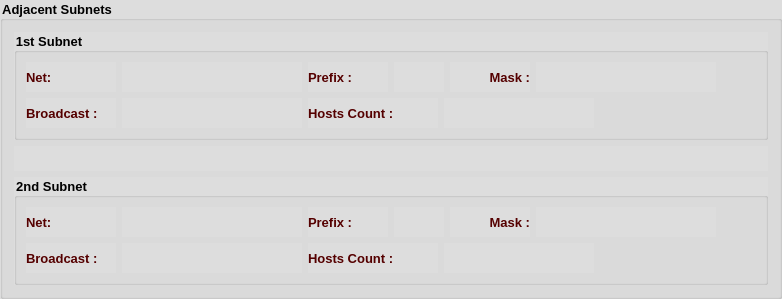
    <widget class="QGroupBox" name="groupBox_2">
     <property name="font">
      <font>
       <family>Tahoma</family>
       <pointsize>10</pointsize>
       <weight>75</weight>
       <bold>true</bold>
      </font>
     </property>
     <property name="styleSheet">
      <string notr="true">background-color: rgb(221, 221, 221);</string>
     </property>
     <property name="title">
      <string>Adjacent Subnets</string>
     </property>
     <property name="flat">
      <bool>false</bool>
     </property>
     <layout class="QVBoxLayout" name="verticalLayout">
      <property name="sizeConstraint">
       <enum>QLayout::SetDefaultConstraint</enum>
      </property>
      <item>
       <widget class="QGroupBox" name="gb1">
        <property name="font">
         <font>
          <family>Tahoma</family>
          <pointsize>10</pointsize>
          <weight>75</weight>
          <bold>true</bold>
         </font>
        </property>
        <property name="styleSheet">
         <string notr="true"/>
        </property>
        <property name="title">
         <string>1st Subnet</string>
        </property>
        <layout class="QVBoxLayout" name="verticalLayout_4">
         <item>
          <layout class="QHBoxLayout" name="horizontalLayout_14">
           <item>
            <widget class="QLabel" name="label_8">
             <property name="minimumSize">
              <size>
               <width>90</width>
               <height>30</height>
              </size>
             </property>
             <property name="maximumSize">
              <size>
               <width>90</width>
               <height>30</height>
              </size>
             </property>
             <property name="font">
              <font>
               <family>Tahoma</family>
               <pointsize>10</pointsize>
               <weight>75</weight>
               <bold>true</bold>
              </font>
             </property>
             <property name="styleSheet">
              <string notr="true">color: rgb(85, 0, 0);</string>
             </property>
             <property name="text">
              <string>Net:</string>
             </property>
            </widget>
           </item>
           <item>
            <widget class="QLabel" name="netLbl1">
             <property name="sizePolicy">
              <sizepolicy hsizetype="Expanding" vsizetype="Preferred">
               <horstretch>0</horstretch>
               <verstretch>0</verstretch>
              </sizepolicy>
             </property>
             <property name="minimumSize">
              <size>
               <width>180</width>
               <height>30</height>
              </size>
             </property>
             <property name="maximumSize">
              <size>
               <width>500</width>
               <height>30</height>
              </size>
             </property>
             <property name="font">
              <font>
               <family>Tahoma</family>
               <pointsize>10</pointsize>
               <weight>75</weight>
               <bold>true</bold>
              </font>
             </property>
             <property name="styleSheet">
              <string notr="true">color: rgb(85, 0, 127);</string>
             </property>
             <property name="text">
              <string/>
             </property>
            </widget>
           </item>
           <item>
            <widget class="QLabel" name="label_13">
             <property name="minimumSize">
              <size>
               <width>80</width>
               <height>30</height>
              </size>
             </property>
             <property name="maximumSize">
              <size>
               <width>80</width>
               <height>30</height>
              </size>
             </property>
             <property name="font">
              <font>
               <family>Tahoma</family>
               <pointsize>10</pointsize>
               <weight>75</weight>
               <bold>true</bold>
              </font>
             </property>
             <property name="styleSheet">
              <string notr="true">color: rgb(85, 0, 0);</string>
             </property>
             <property name="text">
              <string>Prefix :</string>
             </property>
             <property name="alignment">
              <set>Qt::AlignLeading|Qt::AlignLeft|Qt::AlignVCenter</set>
             </property>
            </widget>
           </item>
           <item>
            <widget class="QLabel" name="prefixLbl1">
             <property name="minimumSize">
              <size>
               <width>50</width>
               <height>30</height>
              </size>
             </property>
             <property name="maximumSize">
              <size>
               <width>50</width>
               <height>30</height>
              </size>
             </property>
             <property name="font">
              <font>
               <family>Tahoma</family>
               <pointsize>10</pointsize>
               <weight>75</weight>
               <bold>true</bold>
              </font>
             </property>
             <property name="styleSheet">
              <string notr="true">color: rgb(85, 0, 127);</string>
             </property>
             <property name="text">
              <string/>
             </property>
            </widget>
           </item>
           <item>
            <widget class="QLabel" name="label_14">
             <property name="minimumSize">
              <size>
               <width>80</width>
               <height>30</height>
              </size>
             </property>
             <property name="maximumSize">
              <size>
               <width>80</width>
               <height>30</height>
              </size>
             </property>
             <property name="font">
              <font>
               <family>Tahoma</family>
               <pointsize>10</pointsize>
               <weight>75</weight>
               <bold>true</bold>
              </font>
             </property>
             <property name="styleSheet">
              <string notr="true">color: rgb(85, 0, 0);</string>
             </property>
             <property name="text">
              <string>Mask :</string>
             </property>
             <property name="alignment">
              <set>Qt::AlignRight|Qt::AlignTrailing|Qt::AlignVCenter</set>
             </property>
            </widget>
           </item>
           <item>
            <widget class="QLabel" name="maskLbl1">
             <property name="sizePolicy">
              <sizepolicy hsizetype="Expanding" vsizetype="Preferred">
               <horstretch>0</horstretch>
               <verstretch>0</verstretch>
              </sizepolicy>
             </property>
             <property name="minimumSize">
              <size>
               <width>180</width>
               <height>30</height>
              </size>
             </property>
             <property name="maximumSize">
              <size>
               <width>500</width>
               <height>30</height>
              </size>
             </property>
             <property name="font">
              <font>
               <family>Tahoma</family>
               <pointsize>10</pointsize>
               <weight>75</weight>
               <bold>true</bold>
              </font>
             </property>
             <property name="styleSheet">
              <string notr="true">color: rgb(85, 0, 127);</string>
             </property>
             <property name="text">
              <string/>
             </property>
            </widget>
           </item>
           <item>
            <spacer name="horizontalSpacer_2">
             <property name="orientation">
              <enum>Qt::Horizontal</enum>
             </property>
             <property name="sizeHint" stdset="0">
              <size>
               <width>40</width>
               <height>20</height>
              </size>
             </property>
            </spacer>
           </item>
          </layout>
         </item>
         <item>
          <layout class="QHBoxLayout" name="horizontalLayout_15">
           <item>
            <widget class="QLabel" name="label_15">
             <property name="minimumSize">
              <size>
               <width>90</width>
               <height>30</height>
              </size>
             </property>
             <property name="maximumSize">
              <size>
               <width>90</width>
               <height>30</height>
              </size>
             </property>
             <property name="font">
              <font>
               <family>Tahoma</family>
               <pointsize>10</pointsize>
               <weight>75</weight>
               <bold>true</bold>
              </font>
             </property>
             <property name="styleSheet">
              <string notr="true">color: rgb(85, 0, 0);</string>
             </property>
             <property name="text">
              <string>Broadcast :</string>
             </property>
            </widget>
           </item>
           <item>
            <widget class="QLabel" name="bcLbl1">
             <property name="sizePolicy">
              <sizepolicy hsizetype="Expanding" vsizetype="Preferred">
               <horstretch>0</horstretch>
               <verstretch>0</verstretch>
              </sizepolicy>
             </property>
             <property name="minimumSize">
              <size>
               <width>180</width>
               <height>30</height>
              </size>
             </property>
             <property name="maximumSize">
              <size>
               <width>500</width>
               <height>30</height>
              </size>
             </property>
             <property name="font">
              <font>
               <family>Tahoma</family>
               <pointsize>10</pointsize>
               <weight>75</weight>
               <bold>true</bold>
              </font>
             </property>
             <property name="styleSheet">
              <string notr="true">color: rgb(85, 0, 127);</string>
             </property>
             <property name="text">
              <string/>
             </property>
            </widget>
           </item>
           <item>
            <widget class="QLabel" name="label_16">
             <property name="minimumSize">
              <size>
               <width>130</width>
               <height>30</height>
              </size>
             </property>
             <property name="maximumSize">
              <size>
               <width>130</width>
               <height>30</height>
              </size>
             </property>
             <property name="font">
              <font>
               <family>Tahoma</family>
               <pointsize>10</pointsize>
               <weight>75</weight>
               <bold>true</bold>
              </font>
             </property>
             <property name="styleSheet">
              <string notr="true">color: rgb(85, 0, 0);</string>
             </property>
             <property name="text">
              <string>Hosts Count :</string>
             </property>
             <property name="alignment">
              <set>Qt::AlignLeading|Qt::AlignLeft|Qt::AlignVCenter</set>
             </property>
            </widget>
           </item>
           <item>
            <widget class="QLabel" name="hostLbl1">
             <property name="minimumSize">
              <size>
               <width>150</width>
               <height>30</height>
              </size>
             </property>
             <property name="maximumSize">
              <size>
               <width>150</width>
               <height>30</height>
              </size>
             </property>
             <property name="font">
              <font>
               <family>Tahoma</family>
               <pointsize>10</pointsize>
               <weight>75</weight>
               <bold>true</bold>
              </font>
             </property>
             <property name="styleSheet">
              <string notr="true">color: rgb(85, 0, 127);</string>
             </property>
             <property name="text">
              <string/>
             </property>
            </widget>
           </item>
           <item>
            <spacer name="horizontalSpacer_3">
             <property name="orientation">
              <enum>Qt::Horizontal</enum>
             </property>
             <property name="sizeHint" stdset="0">
              <size>
               <width>40</width>
               <height>20</height>
              </size>
             </property>
            </spacer>
           </item>
          </layout>
         </item>
        </layout>
       </widget>
      </item>
      <item>
       <widget class="QLabel" name="infoLbl">
        <property name="minimumSize">
         <size>
          <width>200</width>
          <height>25</height>
         </size>
        </property>
        <property name="maximumSize">
         <size>
          <width>16777215</width>
          <height>25</height>
         </size>
        </property>
        <property name="font">
         <font>
          <family>Tahoma</family>
          <pointsize>10</pointsize>
          <weight>75</weight>
          <bold>true</bold>
         </font>
        </property>
        <property name="styleSheet">
         <string notr="true">color: rgb(170, 0, 0);</string>
        </property>
        <property name="text">
         <string/>
        </property>
       </widget>
      </item>
      <item>
       <widget class="QGroupBox" name="gb2">
        <property name="font">
         <font>
          <family>Tahoma</family>
          <pointsize>10</pointsize>
          <weight>75</weight>
          <bold>true</bold>
         </font>
        </property>
        <property name="styleSheet">
         <string notr="true"/>
        </property>
        <property name="title">
         <string>2nd Subnet</string>
        </property>
        <layout class="QVBoxLayout" name="verticalLayout_5">
         <item>
          <layout class="QHBoxLayout" name="horizontalLayout_16">
           <item>
            <widget class="QLabel" name="label_17">
             <property name="minimumSize">
              <size>
               <width>90</width>
               <height>30</height>
              </size>
             </property>
             <property name="maximumSize">
              <size>
               <width>90</width>
               <height>30</height>
              </size>
             </property>
             <property name="font">
              <font>
               <family>Tahoma</family>
               <pointsize>10</pointsize>
               <weight>75</weight>
               <bold>true</bold>
              </font>
             </property>
             <property name="styleSheet">
              <string notr="true">color: rgb(85, 0, 0);</string>
             </property>
             <property name="text">
              <string>Net:</string>
             </property>
            </widget>
           </item>
           <item>
            <widget class="QLabel" name="netLbl2">
             <property name="sizePolicy">
              <sizepolicy hsizetype="Expanding" vsizetype="Preferred">
               <horstretch>0</horstretch>
               <verstretch>0</verstretch>
              </sizepolicy>
             </property>
             <property name="minimumSize">
              <size>
               <width>180</width>
               <height>30</height>
              </size>
             </property>
             <property name="maximumSize">
              <size>
               <width>500</width>
               <height>30</height>
              </size>
             </property>
             <property name="font">
              <font>
               <family>Tahoma</family>
               <pointsize>10</pointsize>
               <weight>75</weight>
               <bold>true</bold>
              </font>
             </property>
             <property name="styleSheet">
              <string notr="true">color: rgb(85, 0, 127);</string>
             </property>
             <property name="text">
              <string/>
             </property>
            </widget>
           </item>
           <item>
            <widget class="QLabel" name="label_18">
             <property name="minimumSize">
              <size>
               <width>80</width>
               <height>30</height>
              </size>
             </property>
             <property name="maximumSize">
              <size>
               <width>80</width>
               <height>30</height>
              </size>
             </property>
             <property name="font">
              <font>
               <family>Tahoma</family>
               <pointsize>10</pointsize>
               <weight>75</weight>
               <bold>true</bold>
              </font>
             </property>
             <property name="styleSheet">
              <string notr="true">color: rgb(85, 0, 0);</string>
             </property>
             <property name="text">
              <string>Prefix :</string>
             </property>
             <property name="alignment">
              <set>Qt::AlignLeading|Qt::AlignLeft|Qt::AlignVCenter</set>
             </property>
            </widget>
           </item>
           <item>
            <widget class="QLabel" name="prefixLbl2">
             <property name="minimumSize">
              <size>
               <width>50</width>
               <height>30</height>
              </size>
             </property>
             <property name="maximumSize">
              <size>
               <width>50</width>
               <height>30</height>
              </size>
             </property>
             <property name="font">
              <font>
               <family>Tahoma</family>
               <pointsize>10</pointsize>
               <weight>75</weight>
               <bold>true</bold>
              </font>
             </property>
             <property name="styleSheet">
              <string notr="true">color: rgb(85, 0, 127);</string>
             </property>
             <property name="text">
              <string/>
             </property>
            </widget>
           </item>
           <item>
            <widget class="QLabel" name="label_19">
             <property name="minimumSize">
              <size>
               <width>80</width>
               <height>30</height>
              </size>
             </property>
             <property name="maximumSize">
              <size>
               <width>80</width>
               <height>30</height>
              </size>
             </property>
             <property name="font">
              <font>
               <family>Tahoma</family>
               <pointsize>10</pointsize>
               <weight>75</weight>
               <bold>true</bold>
              </font>
             </property>
             <property name="styleSheet">
              <string notr="true">color: rgb(85, 0, 0);</string>
             </property>
             <property name="text">
              <string>Mask :</string>
             </property>
             <property name="alignment">
              <set>Qt::AlignRight|Qt::AlignTrailing|Qt::AlignVCenter</set>
             </property>
            </widget>
           </item>
           <item>
            <widget class="QLabel" name="maskLbl2">
             <property name="sizePolicy">
              <sizepolicy hsizetype="Expanding" vsizetype="Preferred">
               <horstretch>0</horstretch>
               <verstretch>0</verstretch>
              </sizepolicy>
             </property>
             <property name="minimumSize">
              <size>
               <width>180</width>
               <height>30</height>
              </size>
             </property>
             <property name="maximumSize">
              <size>
               <width>500</width>
               <height>30</height>
              </size>
             </property>
             <property name="font">
              <font>
               <family>Tahoma</family>
               <pointsize>10</pointsize>
               <weight>75</weight>
               <bold>true</bold>
              </font>
             </property>
             <property name="styleSheet">
              <string notr="true">color: rgb(85, 0, 127);</string>
             </property>
             <property name="text">
              <string/>
             </property>
            </widget>
           </item>
           <item>
            <spacer name="horizontalSpacer_4">
             <property name="orientation">
              <enum>Qt::Horizontal</enum>
             </property>
             <property name="sizeHint" stdset="0">
              <size>
               <width>40</width>
               <height>20</height>
              </size>
             </property>
            </spacer>
           </item>
          </layout>
         </item>
         <item>
          <layout class="QHBoxLayout" name="horizontalLayout_17">
           <item>
            <widget class="QLabel" name="label_20">
             <property name="minimumSize">
              <size>
               <width>90</width>
               <height>30</height>
              </size>
             </property>
             <property name="maximumSize">
              <size>
               <width>90</width>
               <height>30</height>
              </size>
             </property>
             <property name="font">
              <font>
               <family>Tahoma</family>
               <pointsize>10</pointsize>
               <weight>75</weight>
               <bold>true</bold>
              </font>
             </property>
             <property name="styleSheet">
              <string notr="true">color: rgb(85, 0, 0);</string>
             </property>
             <property name="text">
              <string>Broadcast :</string>
             </property>
            </widget>
           </item>
           <item>
            <widget class="QLabel" name="bcLbl2">
             <property name="sizePolicy">
              <sizepolicy hsizetype="Expanding" vsizetype="Preferred">
               <horstretch>0</horstretch>
               <verstretch>0</verstretch>
              </sizepolicy>
             </property>
             <property name="minimumSize">
              <size>
               <width>180</width>
               <height>30</height>
              </size>
             </property>
             <property name="maximumSize">
              <size>
               <width>500</width>
               <height>30</height>
              </size>
             </property>
             <property name="font">
              <font>
               <family>Tahoma</family>
               <pointsize>10</pointsize>
               <weight>75</weight>
               <bold>true</bold>
              </font>
             </property>
             <property name="styleSheet">
              <string notr="true">color: rgb(85, 0, 127);</string>
             </property>
             <property name="text">
              <string/>
             </property>
            </widget>
           </item>
           <item>
            <widget class="QLabel" name="label_21">
             <property name="minimumSize">
              <size>
               <width>130</width>
               <height>30</height>
              </size>
             </property>
             <property name="maximumSize">
              <size>
               <width>130</width>
               <height>30</height>
              </size>
             </property>
             <property name="font">
              <font>
               <family>Tahoma</family>
               <pointsize>10</pointsize>
               <weight>75</weight>
               <bold>true</bold>
              </font>
             </property>
             <property name="styleSheet">
              <string notr="true">color: rgb(85, 0, 0);</string>
             </property>
             <property name="text">
              <string>Hosts Count :</string>
             </property>
             <property name="alignment">
              <set>Qt::AlignLeading|Qt::AlignLeft|Qt::AlignVCenter</set>
             </property>
            </widget>
           </item>
           <item>
            <widget class="QLabel" name="hostLbl2">
             <property name="minimumSize">
              <size>
               <width>150</width>
               <height>30</height>
              </size>
             </property>
             <property name="maximumSize">
              <size>
               <width>150</width>
               <height>30</height>
              </size>
             </property>
             <property name="font">
              <font>
               <family>Tahoma</family>
               <pointsize>10</pointsize>
               <weight>75</weight>
               <bold>true</bold>
              </font>
             </property>
             <property name="styleSheet">
              <string notr="true">color: rgb(85, 0, 127);</string>
             </property>
             <property name="text">
              <string/>
             </property>
            </widget>
           </item>
           <item>
            <spacer name="horizontalSpacer_5">
             <property name="orientation">
              <enum>Qt::Horizontal</enum>
             </property>
             <property name="sizeHint" stdset="0">
              <size>
               <width>40</width>
               <height>20</height>
              </size>
             </property>
            </spacer>
           </item>
          </layout>
         </item>
        </layout>
       </widget>
      </item>
     </layout>
    </widget>
